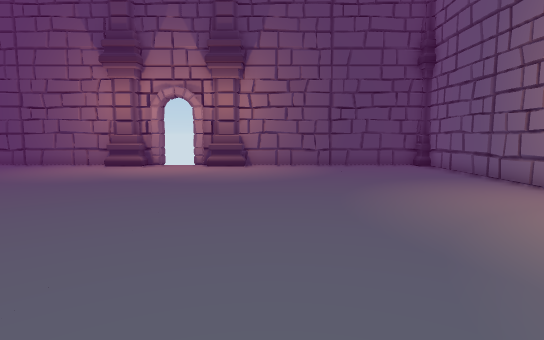
view 1 (above)

16 first-person views from a walk through a 3-D level made in the Unity game engine. The camera is 1.4 m above the floor, tilts 6° down and sees 80° across. The floor is counted in squares, 1 m on a side. Each view is taken from the middle of a square. On the plan, view 1 faces up. The plan holds only what a view shows up to about 15 squares ahead; the rest is blank. The place goes on beyond the plan. The player character is not drawn. Door leaves are left out, so doorways stand open.

view 2
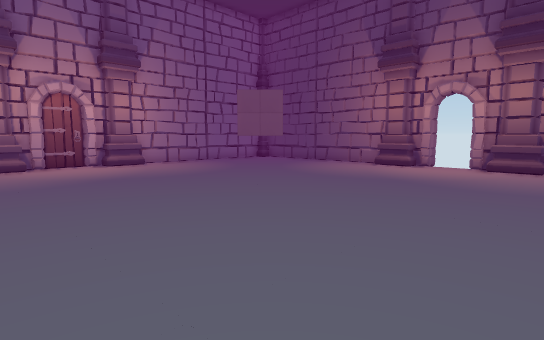

view 3
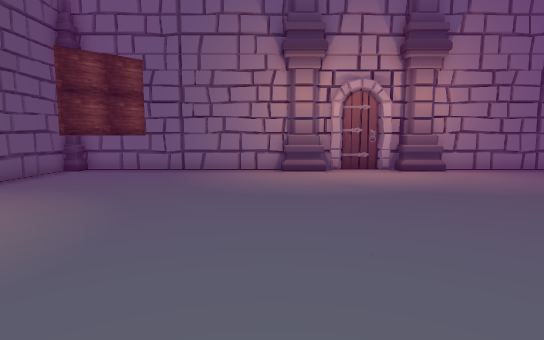

view 4
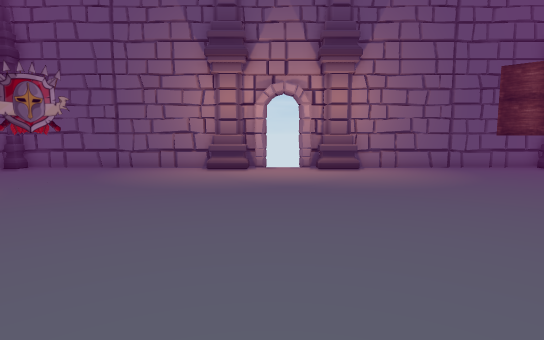

view 5
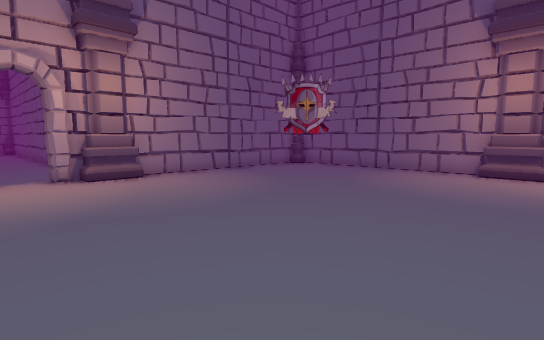

view 6
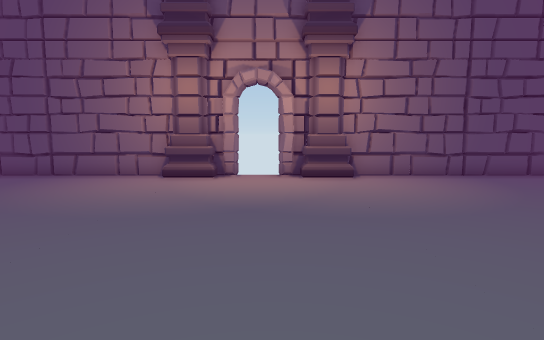

view 7
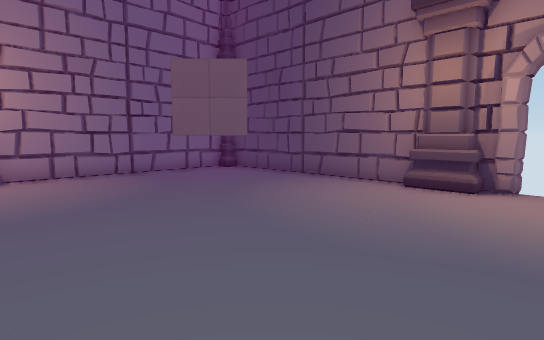

view 8
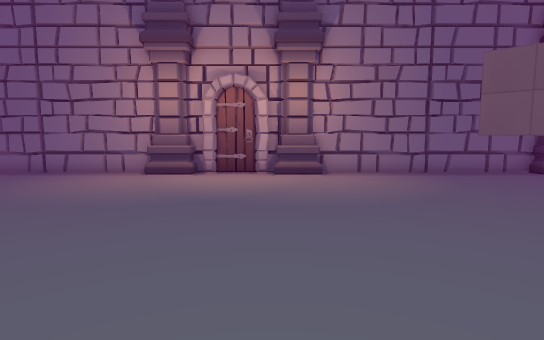

view 9
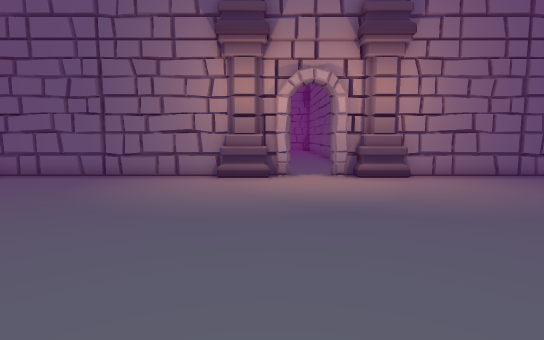

view 10
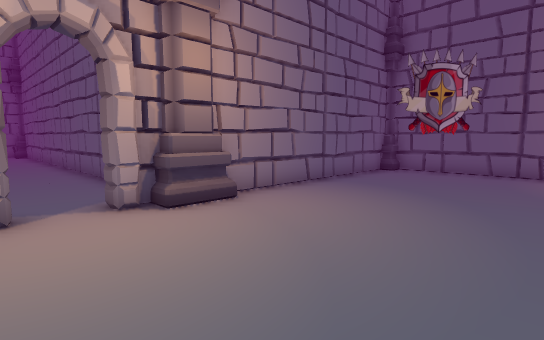

view 11
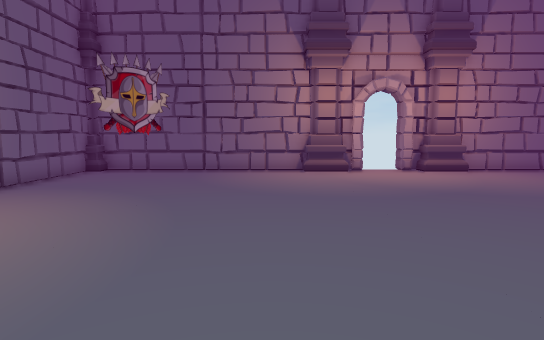

view 12
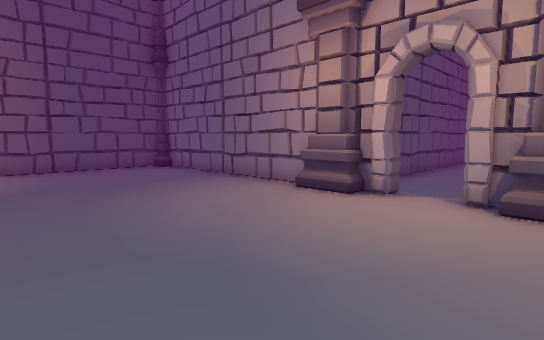

view 13
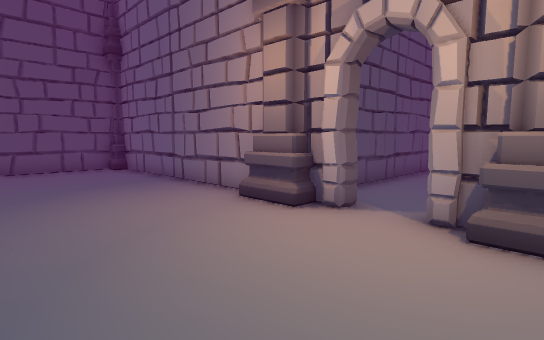

view 14
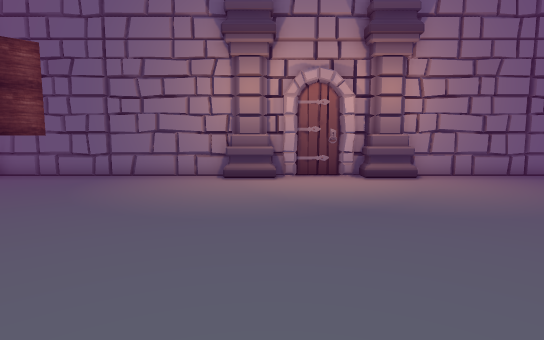

view 15
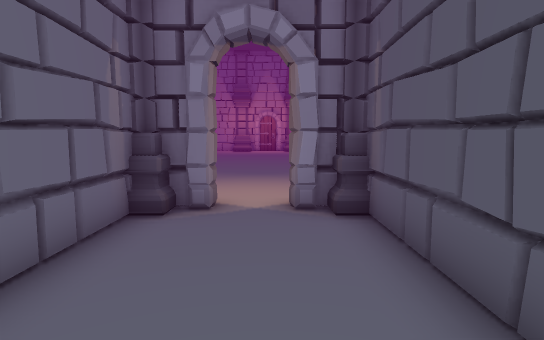

view 16
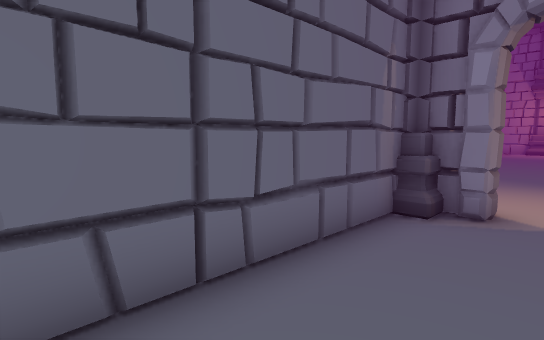

### Floor plan
Points are (right, up) in squares from view 1. A wall is a line through its corners. A room is listed if a view was taken in it or the views show most of it. See-through windows are left out.
Room 1 (views 1, 2, 3, 4, 5, 6, 7, 8, 9, 10, 11, 12, 13, 14)
walls: (-16.3, 4.2) (-16.5, 2.8); (-16.3, 4.4) (-16.3, 2.6); (-5.2, 15.4) (-6.2, 15.4); (-7.4, 15.4) (-15.5, 15.4); (-2.6, 15.4) (-3.6, 15.4); (-16.3, 0.4) (-16.3, -7.9); (7.3, 2.9) (7.8, 2.9); (7.3, 6.5) (7.3, 15); (-1.6, -8.2) (7, -8.2); (-16.3, 14.2) (-16.3, 6.5); (-15.9, -8.2) (-7.4, -8.2); (7, 15.4) (-1.5, 15.4); (7.3, -7.9) (7.3, 0.4)
ways out: opening at (8, 4) to room 2; open door at (8.5, 3) to room 2; open door at (-4.5, -8.5); open door at (-4.5, 16)
objects: other object (-16, 1) to (-16, 2); other object (-16, 5) to (-16, 6); other object (-16, 15); other object (-7, -9) to (-6, -8); other object (-7, 15) to (-6, 16); other object (-3, -9) to (-2, -8); other object (-3, 15) to (-2, 15); other object (7, 1) to (7, 2); other object (7, 5) to (7, 6)
Room 2 (views 15, 16)
walls: (14.5, 5.7) (8.1, 5.7); (7.8, 2.9) (7.8, 1.7); (7.8, 5.4) (7.8, 4.4); (8.1, 1.5) (14.5, 1.5)
ways out: opening at (8, 4) to room 1; open door at (8.5, 3) to room 1

Where each view was taken, in squares from view 1:
view 1: 0 up, 0 right, facing up
view 2: 0 up, 0 right, facing up-left
view 3: 0 up, 3 left, facing left
view 4: 6 up, 4 left, facing down
view 5: 5 up, 4 left, facing down-right
view 6: 4 up, 4 left, facing up
view 7: 6 up, 4 left, facing up-left
view 8: 5 up, 4 left, facing left
view 9: 5 up, 4 left, facing right
view 10: 5 up, 1 right, facing down-right
view 11: 5 up, 0 right, facing down
view 12: 1 up, 0 right, facing up-right
view 13: 1 up, 2 right, facing up-right
view 14: 2 up, 5 left, facing left
view 15: 4 up, 14 right, facing left
view 16: 4 up, 14 right, facing down-left
